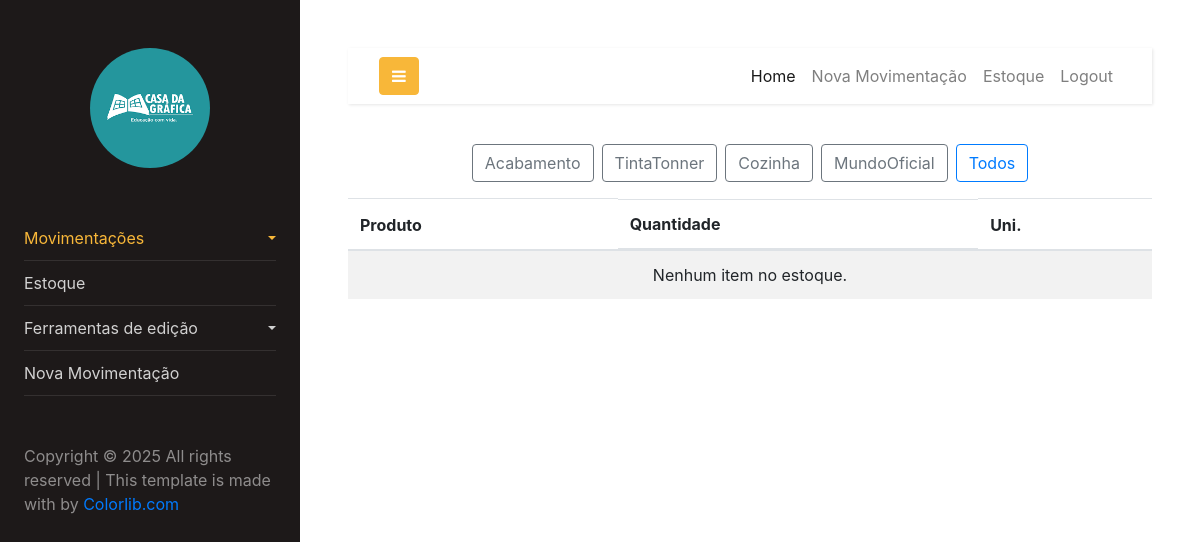
Screenshot of /estoque/ (signed in) with the database file from the repository.
### categoria/models.py (models this page shows, shortened)
class Categoria(models.Model):
    categoria = models.CharField(max_length=255)
    img = models.ImageField(upload_to='images/', null=True, blank=True)  # Novo campo de imagem
    data_cadastro = models.DateField(auto_now_add=True)

### produto/views.py (the view, shortened to what this page needs)
# urls.py: path('estoque/', EstoqueListView.as_view(), name='estoque-list'),
class EstoqueListView(LoginRequiredMixin, ListView):
    model = Estoque
    template_name = 'estoque/estoque_list.html'
    context_object_name = 'estoques'
    def get_context_data(self, **kwargs):
        try:
            context = super().get_context_data(**kwargs)
            context['categorias'] = Categoria.objects.all()  # Obtém todas as categorias
            estoques = context['estoques']
            for estoque in estoques:
                estoque.calculo = estoque.qtde * estoque.id_produto.unidades
            return context
        except Exception as e:
            messages.error(self.request, f"Ocorreu um erro ao carregar os dados do estoque: {str(e)}")
            return {}
    def get_queryset(self):
        try:
            queryset = super().get_queryset()
            categorias_filter = self.request.GET.get('categorias_filter')  # Parâmetro da URL
            if categorias_filter:
                queryset = queryset.filter(id_produto__id_categoria=categorias_filter).exclude(qtde=0)
            else:
                queryset = queryset.filter(id_produto__id_categoria=1).exclude(qtde=0)  # Filtro padrão (id_categoria=1)
            return queryset
        except Exception as e:
            messages.error(self.request, f"Ocorreu um erro ao filtrar os estoques: {str(e)}")
            return Estoque.objects.none()

### produto/templates/estoque/estoque_list.html (shortened to what this page needs)
{% load static %}
<!DOCTYPE html>
<html lang="pt-br">
  {% include 'components/header/header.html' %}
  <body>
    <div class="mb-3 d-flex justify-content-center">
      <div class="overflow-auto d-flex justify-content-center flex-nowrap">
        <form method="get" action="{% url 'estoque-list' %}" class="d-flex">
          {% for categoria in categorias %}
            <button type="submit"
                    name="categorias_filter"
                    value="{{ categoria.id }}"
                    id="btn_color{{ categoria.id }}"
                    class="btn btn-outline-secondary mx-1 flex-shrink-0">
              {{ categoria.categoria }}
            </button>
          {% endfor %}
          <button type="submit"
                  name="categorias_filter"
                  value=""
                  class="btn btn-outline-primary mx-1 flex-shrink-0">
            Todos
          </button>
        </form>
      </div>
    </div>
    <div class="table-responsive">
      <table class="table table-striped">
        <thead>
          <tr>
            <th scope="col">Produto</th>
            <th class="d d-md-block">Quantidade</th>
            <th scope="col">Uni.</th>
          </tr>
        </thead>
        <tbody>
          {% for estoque in estoques %}
            <tr>
              <td>{{ estoque.id_produto.nome }} {{ estoque.id_produto.formato|default:'' }}</td>
              <td>{{ estoque.qtde }} {{ estoque.id_produto.id_formato.formato }}</td>
              <td class="numero">{{ estoque.calculo }}</td>
            </tr>
          {% empty %}
            <tr>
              <td colspan="3" class="text-center">Nenhum item no estoque.</td>
            </tr>
          {% endfor %}
        </tbody>
      </table>
    </div>
  </body>
  {% include 'components/footer/footer.html' %}
</html>

### rows the page displays
Categoria: {{ categoria.id }} 5 (drawn), categoria "Acabamento"
Categoria: {{ categoria.id }} 9 (drawn), categoria "TintaTonner"
Categoria: {{ categoria.id }} 13 (drawn), categoria "Cozinha"
Categoria: {{ categoria.id }} 20 (drawn), categoria "MundoOficial"
